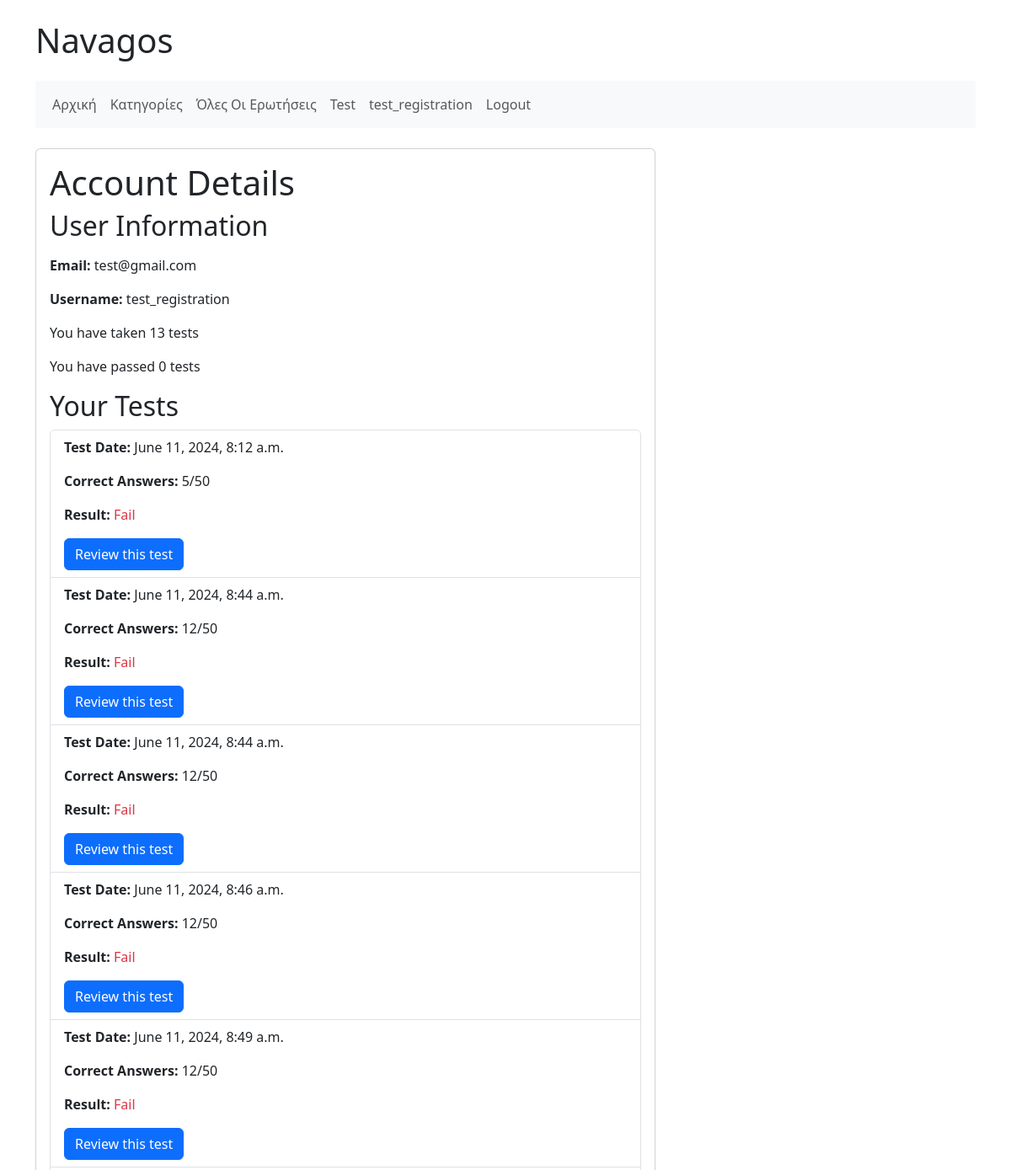
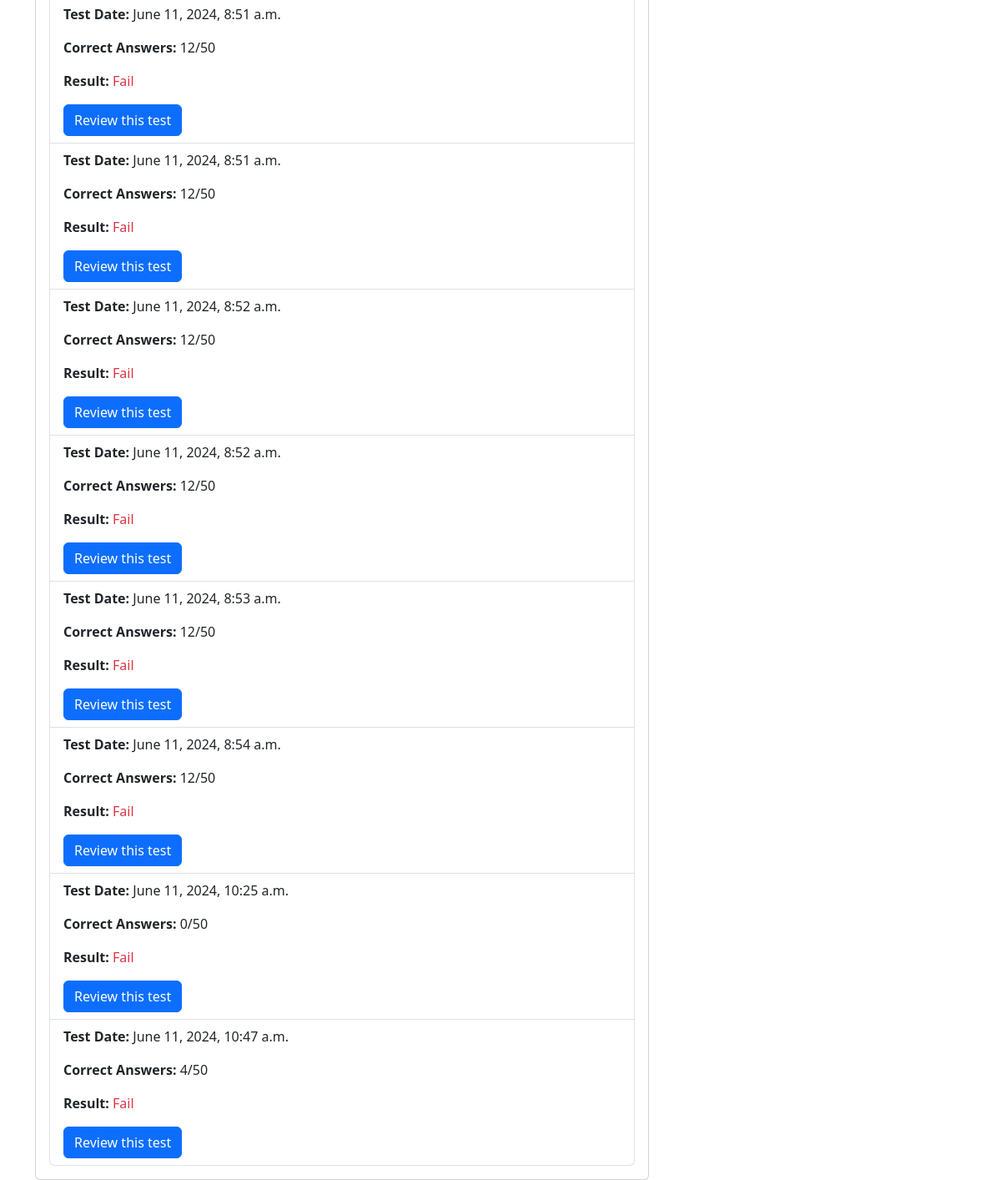
The app's page /account/ (signed in), older data (2 pictures, top to bottom).
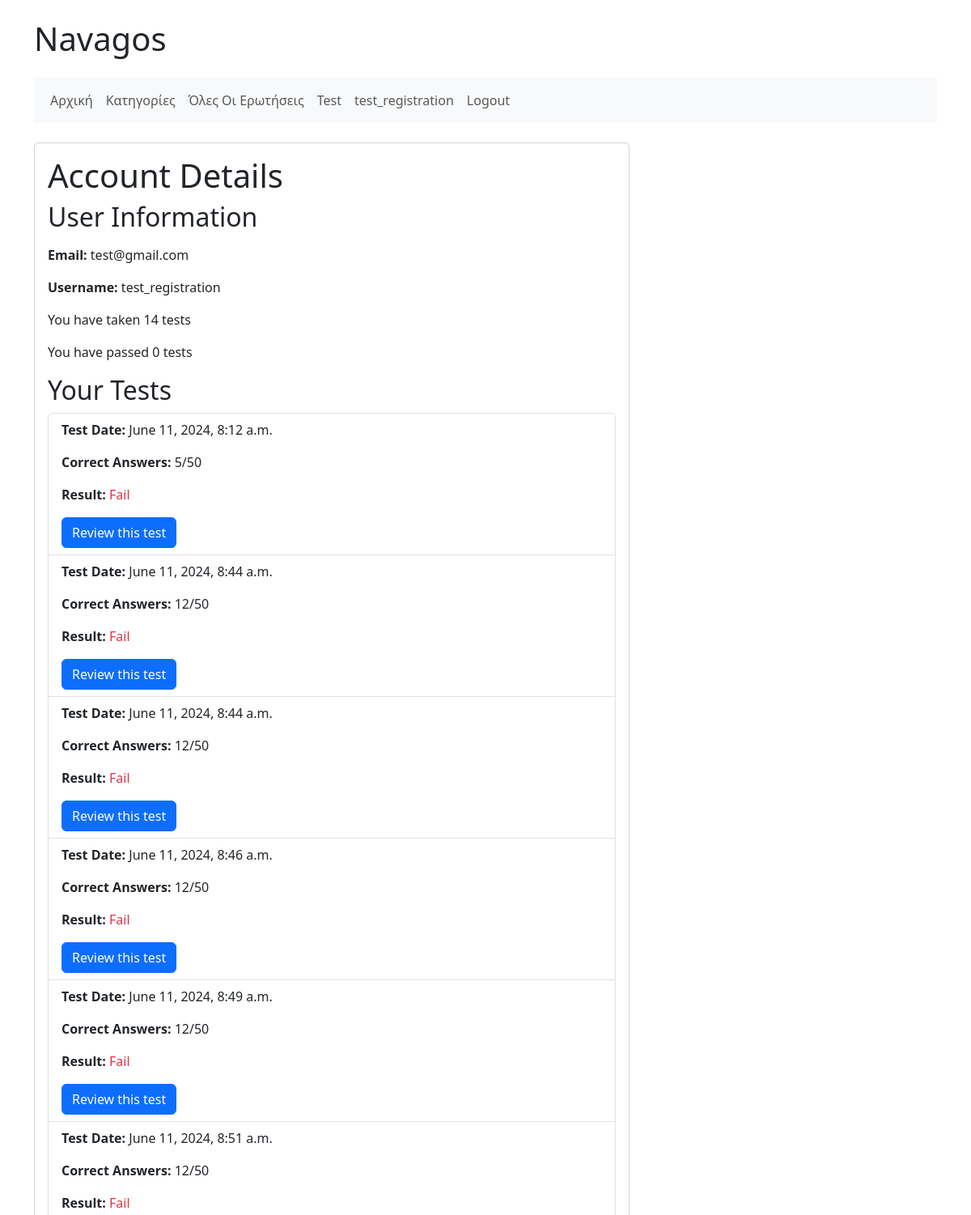
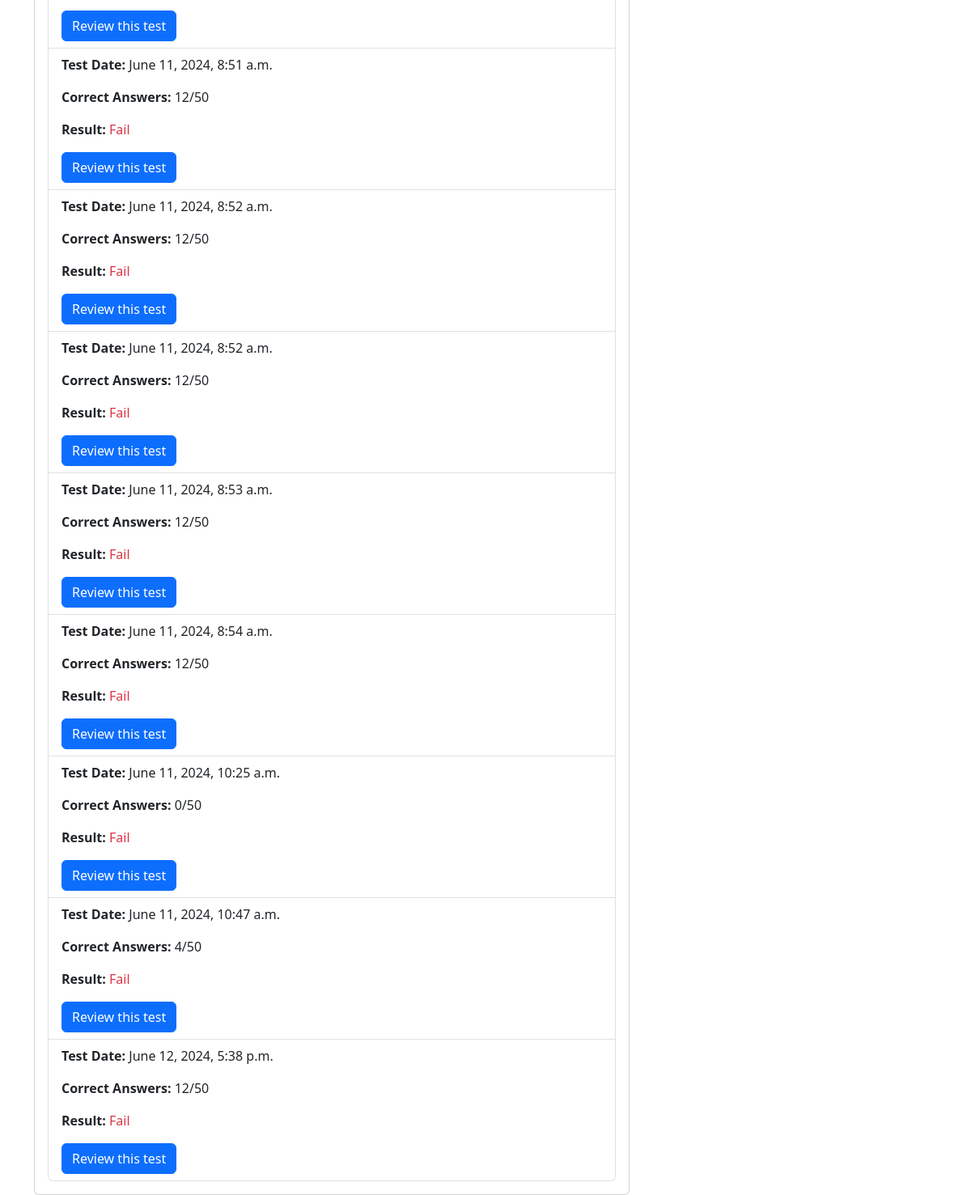
The same page, newer data (2 pictures, top to bottom).
### navagos_main/models.py (models this page shows, shortened)
class Test(models.Model):
    user = models.ForeignKey(User, on_delete=models.CASCADE)
    test_datetime = models.DateTimeField(auto_now_add=True)
    correct_answers = models.IntegerField() # The number of correct answers the user provided in the test.
    pass_fail = models.BooleanField()

### navagos_main/views.py (the view)
# urls.py: path('account/', views.show_acc_details, name='account')
def show_acc_details(request):
    user = request.user
    user_tests = Test.objects.filter(user = user)
    passing_tests = Test.objects.filter(user = user) if Test.pass_fail == True else None
    context = {'user': user, 'user_tests': user_tests, 'passing_tests': passing_tests}
    return render(request, 'navagos_main/show_acc_details.html', context)

### navagos_main/templates/navagos_main/show_acc_details.html (shortened to what this page needs)
{% extends 'navagos_main/base.html' %}
{% block content %}
<div class="card">
  <div class="card-body">
    <h1 class="card-title">Account Details</h1>
    <h2>User Information</h2>
    <p><strong>Email:</strong> {{ user.email }}</p>
    <p><strong>Username:</strong> {{ user.username }}</p>
    <p>You have taken {{ user_tests|length }} tests</p>
    <p>You have passed {{ passing_tests|length }} tests</p>
    <h2>Your Tests</h2>
    <ul class="list-group">
      {% for test in user_tests %}
        <li class="list-group-item">
          <p><strong>Test Date:</strong> {{ test.test_datetime }}</p>
          <p><strong>Correct Answers:</strong> {{ test.correct_answers }}/50</p>
          <p><strong>Result:</strong>
            {% if test.pass_fail %}
              <span class="text-success">Pass</span>
            {% else %}
              <span class="text-danger">Fail</span>
            {% endif %}
          </p>
          <a href="{% url 'navagos_main:result' test.id %}" class="btn btn-primary">Review this test</a>
        </li>
      {% endfor %}
    </ul>
  </div>
</div>
{% endblock content %}

Row changes from the older to the newer data that the page shows:
added Test: test_datetime "June 12, 2024, 5:38 p.m.", correct_answers "12", pass_fail "Fail"
Text that changed along with them:
{{ user_tests|length }}: "13" → "14"
